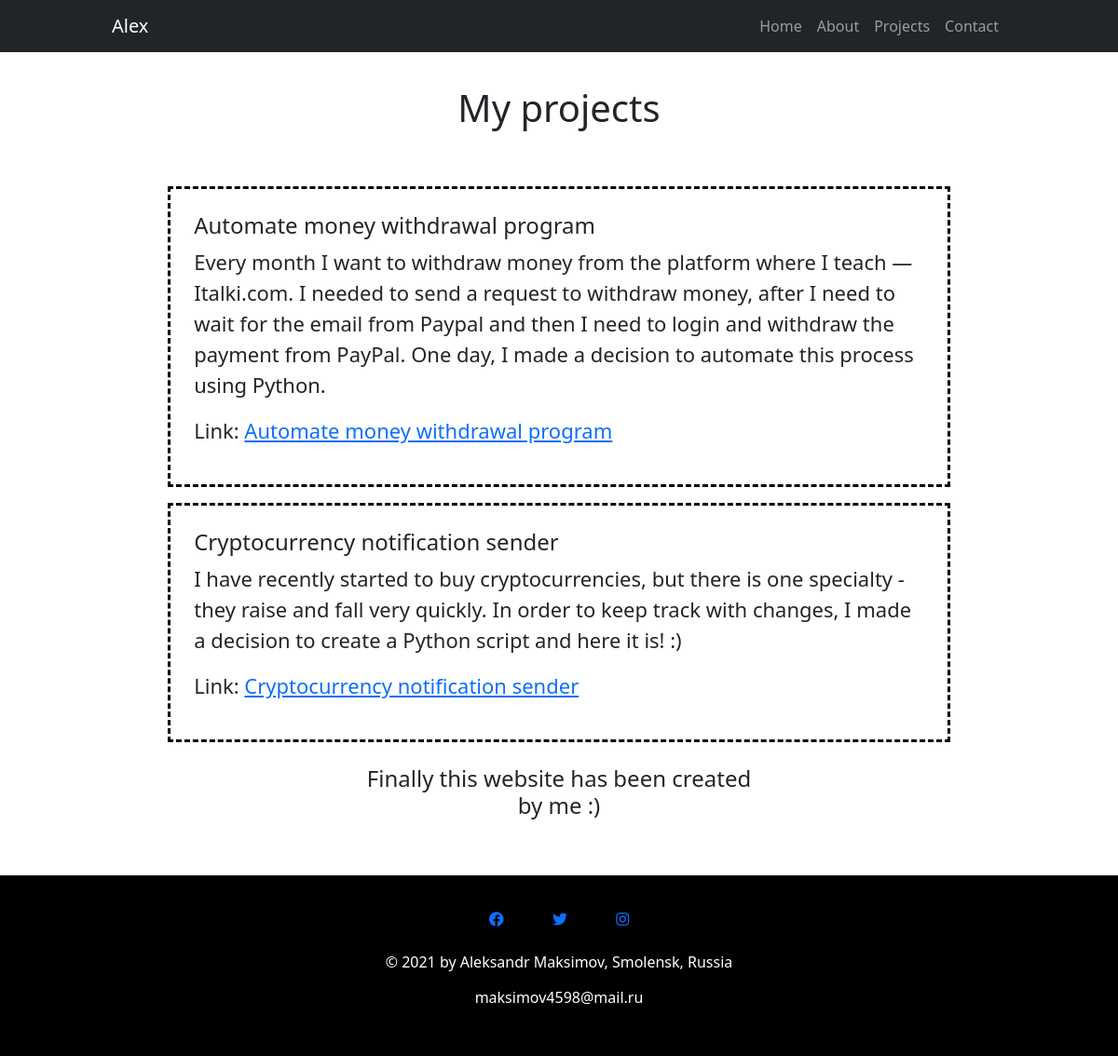
Page /projects on the earlier database version.
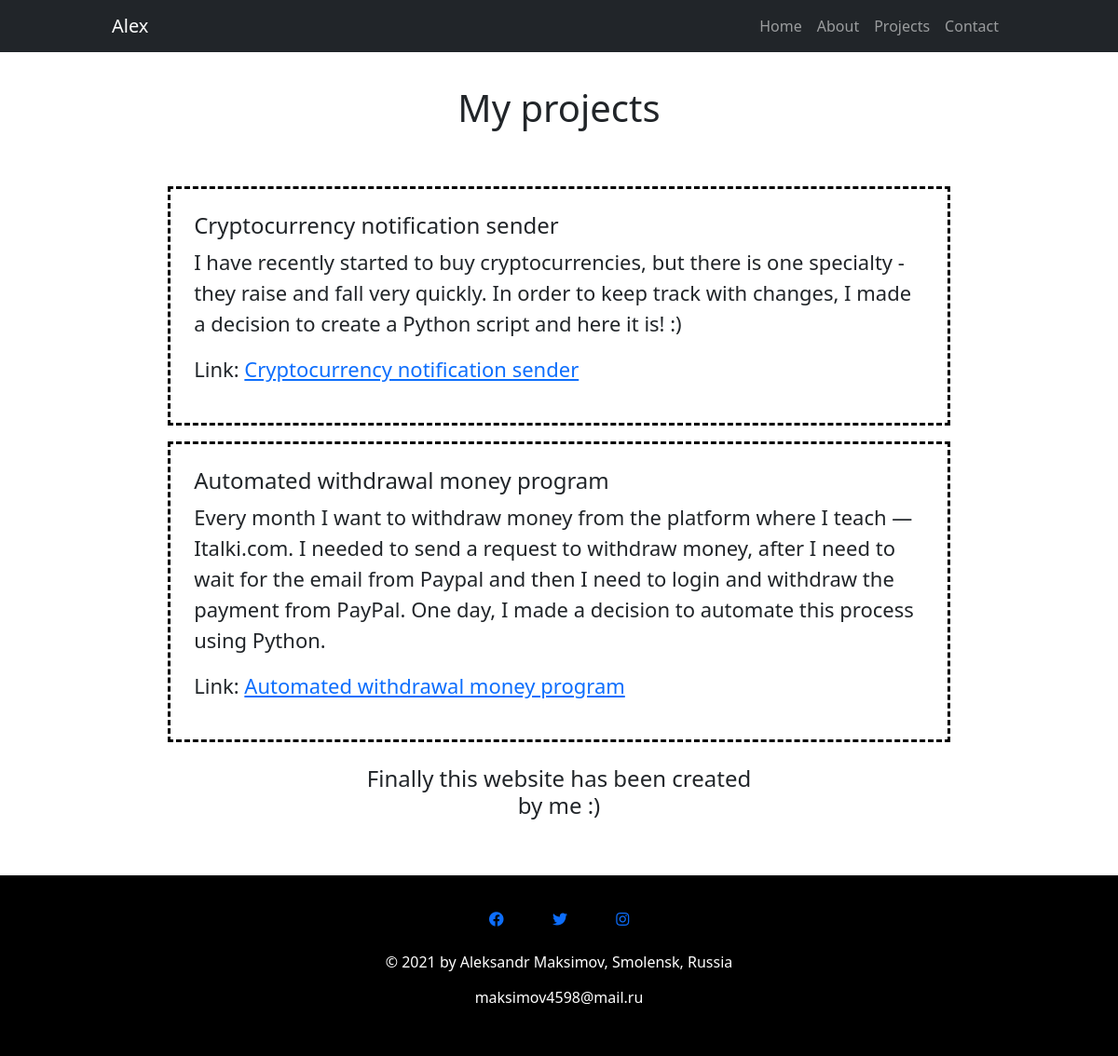
Same page on the later database version.
### main.py (models this page shows)
class Project(db.Model):
    __tablename__ = 'projects'
    id = db.Column(db.Integer, primary_key=True)
    title = db.Column(db.String(100), nullable=False)
    description = db.Column(db.String(1000), nullable=False)
    link = db.Column(db.String(100), nullable=False)

### main.py (the view)
@app.route('/projects')
def get_projects():
    all_posts = Project.query.all()
    return render_template('projects.html', projects=all_posts)

### templates/projects.html (shortened to what this page needs)
{% include 'header.html' %}
{% block content %}
<h1 class="title">My projects</h1>
<div class="projects">
    {% for project in projects %}
    <div class="project">
        <h4>{{ project.title }}</h4>
        <p>{{ project.description }}</p>
        <p>Link: <a href="{{ project.link }}">{{ project.title }}</a></p>
    </div>
    {% endfor %}
    <h4 class="title">Finally this website has been created by me :)</h4>
</div>
{% endblock %}
{% include 'footer.html' %}

### templates/header.html (shortened to what this page needs)
<!DOCTYPE html>
<html lang="en">
{% block head %}
<head>
    <link rel="stylesheet" href="static/styles.css">
    <link href="https://cdn.jsdelivr.net/npm/bootstrap@5.1.3/dist/css/bootstrap.min.css" rel="stylesheet"
>
    <link rel="stylesheet" href="https://pro.fontawesome.com/releases/v5.10.0/css/all.css"
 />
</head>
{% endblock %}
<nav class="navbar navbar-expand-sm navbar-dark bg-dark">
    <div class="navbar-brand">
        Alex
    </div>
    <div class="collapse navbar-collapse" id="navbarNavDropdown">
        <ul class="navbar-nav ms-auto text-center">
            <li class="nav-item">
                <a class="nav-link" href="{{ url_for('home') }}">Home</a>
            </li>
            <li class="nav-item">
                <a class="nav-link" href="{{ url_for('about') }}">About</a>
            </li>
            <li class="nav-item">
                <a class="nav-link" href="{{ url_for('get_projects') }}">Projects</a>
            </li>
            <li class="nav-item">
                <a class="nav-link" href="{{ url_for('contact') }}">Contact</a>
            </li>
        </ul>
    </div>
</nav>
</html>

### templates/footer.html
{% block footer %}
<footer>
    <div class="icons">
        <a href="https://www.facebook.com/profile.php?id=100004975201768" class="icon facebook-icon"><i class="fab fa-facebook"></i></a>
        <a href="https://twitter.com/sanchooz1" class="icon twitter-icon"><i class="fab fa-twitter"></i></a>
        <a href="https://www.instagram.com/_alexmaksimov_/" class="icon instagram-icon"><i class="fab fa-instagram"></i></a>
    </div>
    <p>© 2021 by Aleksandr Maksimov, Smolensk, Russia</p>
    <p>maksimov4598@mail.ru</p>
</footer>
{% endblock %}

### static/styles.css (style rules this page uses)
nav { padding: 0 10% 0 10%; }
.title { text-align: center; padding: 3% 15% 0 15%; margin: 0 10% 0 10%; }
.projects { margin: 5% 15%; font-size: 22px; }
.project { padding: 3%; border: dashed black; margin-top: 2%; }
footer { padding: 3% 0 3% 0; background-color: black; color: white; text-align: center; line-height: normal; }
.icons { margin-bottom: 2%; }
.icon { margin: 3% 2% 2% 2%; }

Differences in the rows shown:
removed Project: title "Automate money withdrawal program", description "Every month I want to withdraw money from the platform where I teach — Italki.com. I needed to send a request to withdraw money, after I need to wait for the email from Paypal and then I need to login and withdraw the payment from PayPal. One day, I made a decision to automate this process using Python."
added Project: title "Automated withdrawal money program", description "Every month I want to withdraw money from the platform where I teach — Italki.com. I needed to send a request to withdraw money, after I need to wait for the email from Paypal and then I need to login and withdraw the payment from PayPal. One day, I made a decision to automate this process using Python."
